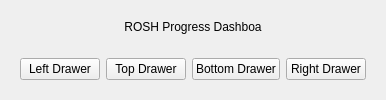
        <widget class="QWidget" name="widget" native="true">
         <layout class="QVBoxLayout" name="verticalLayout_2">
          <item>
           <widget class="QLabel" name="label">
            <property name="text">
             <string>ROSH Progress Dashboa</string>
            </property>
            <property name="alignment">
             <set>Qt::AlignmentFlag::AlignCenter</set>
            </property>
           </widget>
          </item>
          <item>
           <widget class="QWidget" name="widget_5" native="true">
            <layout class="QHBoxLayout" name="horizontalLayout">
             <item>
              <widget class="QPushButton" name="BtnLeftSideDrawer">
               <property name="text">
                <string>Left Drawer</string>
               </property>
               <property name="icon">
                <iconset resource="../Qss/icons/_icons.qrc">
                 <normaloff>:/font_awesome_solid/icons/font_awesome/solid/align-justify.png</normaloff>:/font_awesome_solid/icons/font_awesome/solid/align-justify.png</iconset>
               </property>
              </widget>
             </item>
             <item>
              <widget class="QPushButton" name="BtnTopSideDrawer">
               <property name="text">
                <string>Top Drawer</string>
               </property>
               <property name="icon">
                <iconset resource="../Qss/icons/_icons.qrc">
                 <normaloff>:/font_awesome_solid/icons/font_awesome/solid/chevron-up.png</normaloff>:/font_awesome_solid/icons/font_awesome/solid/chevron-up.png</iconset>
               </property>
              </widget>
             </item>
             <item>
              <widget class="QPushButton" name="BtnBottomSideDrawer">
               <property name="text">
                <string>Bottom Drawer</string>
               </property>
               <property name="icon">
                <iconset resource="../Qss/icons/_icons.qrc">
                 <normaloff>:/font_awesome_solid/icons/font_awesome/solid/chevron-down.png</normaloff>:/font_awesome_solid/icons/font_awesome/solid/chevron-down.png</iconset>
               </property>
              </widget>
             </item>
             <item>
              <widget class="QPushButton" name="BtnRightSideDrawer">
               <property name="text">
                <string>Right Drawer</string>
               </property>
               <property name="icon">
                <iconset resource="../Qss/icons/_icons.qrc">
                 <normaloff>:/font_awesome_solid/icons/font_awesome/solid/chevron-right.png</normaloff>:/font_awesome_solid/icons/font_awesome/solid/chevron-right.png</iconset>
               </property>
              </widget>
             </item>
            </layout>
           </widget>
          </item>
         </layout>
        </widget>
